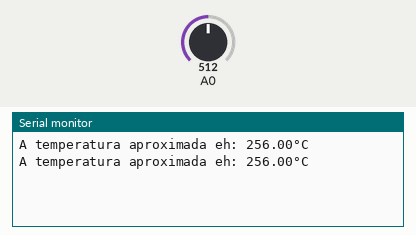
Recording of a sketch running on a simulated Arduino Uno, built with avr-gcc and run on an emulated ATmega328P. On the bench: the last lines printed to the serial monitor. The inputs (shaded band) are chosen by the test bench; at power-on: A0 = 512.

Above: at 2.8 s.
2.9 s: A0 set to 716
At 5.0 s:
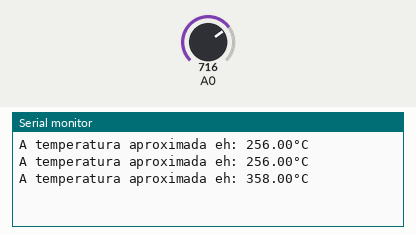
5.6 s: A0 set to 900
At 6.5 s:
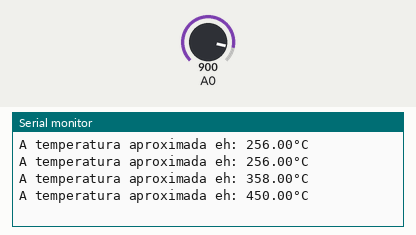
Timing chart, 0 to 8.6 s (numbered marks = the images above; inputs shaded):
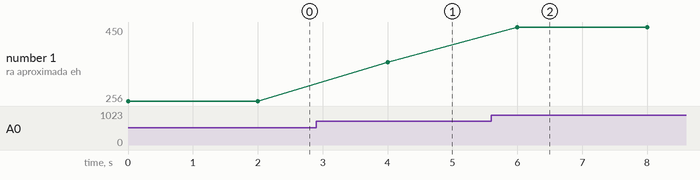

Measured:
- after the input at 2.9 s, the serial monitor: prints a new line after 1.1 s (image 1)
- after the input at 5.6 s, the serial monitor: prints a new line after 0.40 s (image 2)
- plotted number 1: 256 → 358 after the input at 2.9 s, 358 → 450 after the input at 5.6 s

The sketch:

exerc02.ino
```cpp
float sensor_temp, aux;
void setup() {
  // put your setup code here, to run once:
  Serial.begin(9600);
}

void loop() {
  // put your main code here, to run repeatedly:

  sensor_temp = analogRead(A0);
  aux = (sensor_temp/2);

  //aux *= 5;
  Serial.print("A temperatura aproximada eh: ");
  Serial.print(aux);
  Serial.print("°C\n");
  delay(2000);
}
```
